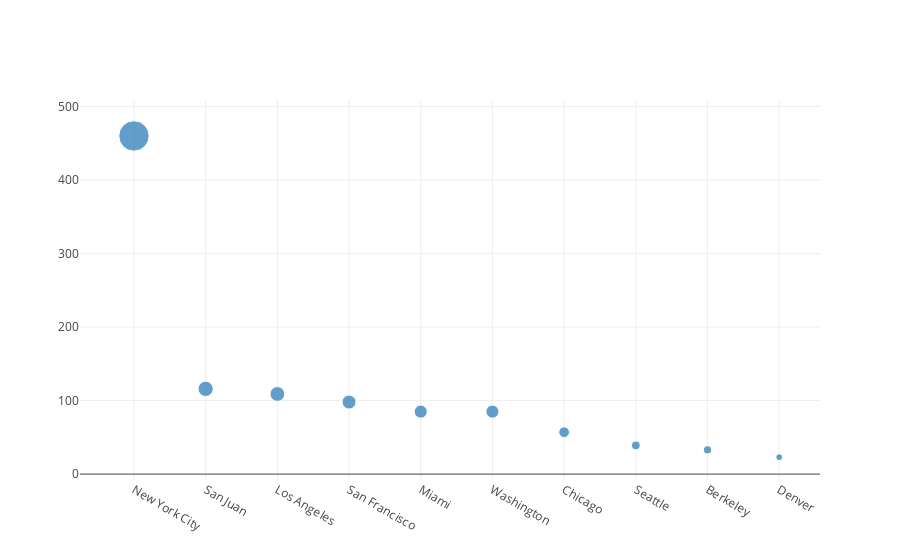

Here is the notebook cell this chart was saved with:
### Code cell
df1_filter = df1[df1['targtype1_txt'] == "Private Citizens & Property"]
df1_filter = df1[df1['country_txt'] == "United States"]
df1_filter = df1_filter[['city','latitude','longitude']]
df1_filter = df1_filter[df1_filter['city']!='Unknown' ]
data = df1_filter[['city','latitude','longitude']]
df1_filter = df1_filter.drop_duplicates(subset=None, keep='first', inplace=False)
data_city = pd.DataFrame({
    'city':data['city'].value_counts().index,
   'value':data['city'].value_counts().values
})
data = [
    {
        'x': data_city['city'][0:10].values,
        'y': data_city['value'][0:10].values,
        'mode': 'markers',
        'marker': {
            'sizemode': 'area',
         #   'sizeref': 'sizeref',
            'size': data_city['value'][0:10]
              }
    }
]
iplot(data)
City_State = pd.merge(data_city, df1_filter, how='left', left_on='city', right_on='city')
City_State = City_State.drop_duplicates(subset='city', keep='first', inplace=False)
count = City_State['value'].values
m = folium.Map(location=[48,-103], tiles="Mapbox Bright", zoom_start=3.8)
for i in range(0,10):
   folium.Circle(
      location=[City_State.iloc[i]['latitude'], City_State.iloc[i]['longitude']],
      #location=[20, 81],
      popup=City_State.iloc[i]['city'],
      radius=int(count[i])*1000,
      color='red',
      fill=True,
      fill_color='orange'
   ).add_to(m)
m

### Figure 1 — Plotly figure (JSON) as saved in the notebook; plotly's stock layout.template omitted (floating-point values rounded to 4 significant figures)
{"data": [{"marker": {"size": [460, 116, 109, 98, 85, 85, 57, 39, 33, 23], "sizemode": "area"}, "mode": "markers", "type": "scatter", "uid": "2549ff89-a865-463c-8685-6d0bdb7987ff", "x": ["New York City", "San Juan", "Los Angeles", "San Francisco", "Miami", "Washington", "Chicago", "Seattle", "Berkeley", "Denver"], "y": [460, 116, 109, 98, 85, 85, 57, 39, 33, 23]}], "layout": {}}
